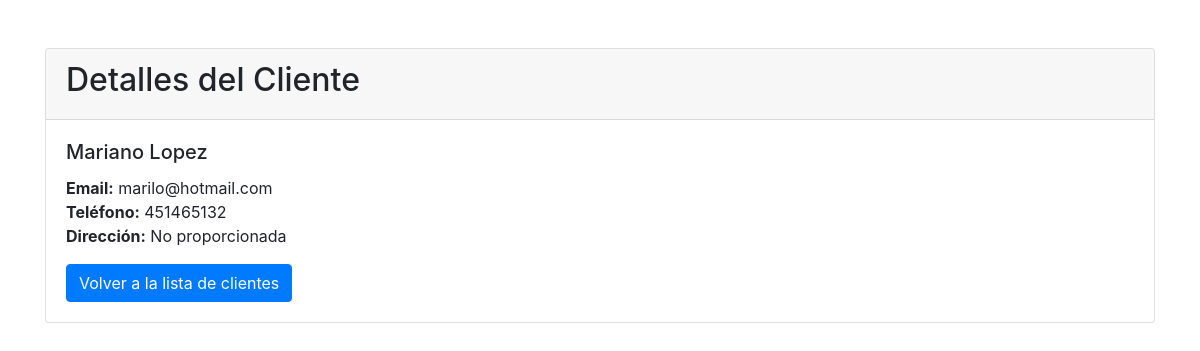
The page /app/cliente-detalle/2/ on the database its author committed.
### AppProyectoFinal/models.py (models this page shows, shortened)
class ClienteCla(models.Model):
    nombre = models.CharField(max_length=100)
    apellido = models.CharField(max_length=100)
    email = models.EmailField(unique=True)
    telefono = models.CharField(max_length=15, blank=True)
    direccion = models.TextField(blank=True)

### AppProyectoFinal/views.py (the view)
# urls.py: path('cliente-detalle/<pk>/', ClienteDetail.as_view(), name='DetalleCliente'),
class ClienteDetail(DetailView):
    model = ClienteCla
    template_name = "Cliente_detail.html"
    context_object_name="clientes"

### AppProyectoFinal/templates/Cliente_detail.html (shortened to what this page needs)
<html lang="es">
<head>
    <link rel="stylesheet" href="https://maxcdn.bootstrapcdn.com/bootstrap/4.0.0/css/bootstrap.min.css">
</head>
<body>
    <div class="container mt-5">
        <div class="card">
            <div class="card-header">
                <h2>Detalles del Cliente</h2>
            </div>
            <div class="card-body">
                <h5 class="card-title">{{ clientes.nombre }} {{ clientes.apellido }}</h5>
                <p class="card-text">
                    <strong>Email:</strong> {{ clientes.email }}<br>
                    <strong>Teléfono:</strong> {{ clientes.telefono|default:"No proporcionado" }}<br>
                    <strong>Dirección:</strong> {{ clientes.direccion|default:"No proporcionada" }}
                </p>
                <a href="{% url 'ListaCliente' %}" class="btn btn-primary">Volver a la lista de clientes</a>
            </div>
        </div>
    </div>
</body>
</html>

### rows shown on the page
ClienteCla: nombre "Mariano", apellido "Lopez", email "marilo@hotmail.com", telefono "451465132", direccion "No proporcionada"
